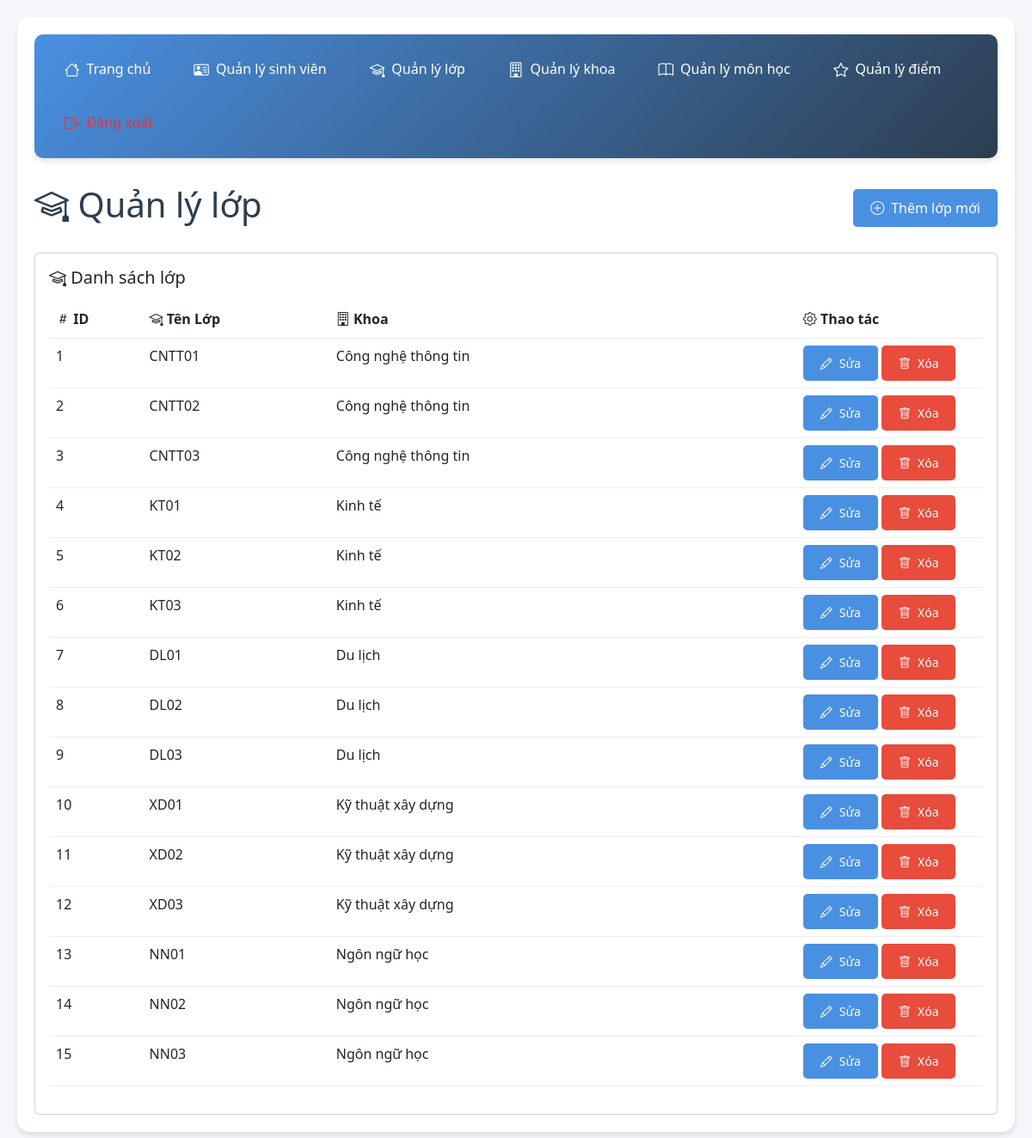
The page /lop.php (signed in) on the database its author committed.
### tables this page shows
CREATE TABLE lop (
  id INT AUTO_INCREMENT PRIMARY KEY,
  ten_lop VARCHAR(100) NOT NULL,
  khoa_id INT DEFAULT NULL,
  FOREIGN KEY (khoa_id) REFERENCES khoa(id) ON DELETE CASCADE
);

CREATE TABLE khoa (
  id INT AUTO_INCREMENT PRIMARY KEY,
  ten_khoa VARCHAR(100) NOT NULL
);

### lop.php (the view, shortened to what this page needs)
<?php
require_once 'config.php';
$sql = "SELECT l.*, k.ten_khoa
        FROM lop l
        LEFT JOIN khoa k ON l.khoa_id = k.id";
$result = $conn->query($sql);
?>
<!DOCTYPE html>
<html>
<head>
    <link href="https://cdn.jsdelivr.net/npm/bootstrap@5.3.0/dist/css/bootstrap.min.css" rel="stylesheet">
    <link rel="stylesheet" href="https://cdn.jsdelivr.net/npm/bootstrap-icons@1.11.0/font/bootstrap-icons.css">
    <link rel="stylesheet" href="style.css">
</head>
<body>
    <div class="container">
        <nav class="nav-menu">
            <a href="index.php"><i class="bi bi-house"></i> Trang chủ</a>
            <a href="sinh_vien.php"><i class="bi bi-person-vcard"></i> Quản lý sinh viên</a>
            <a href="lop.php"><i class="bi bi-mortarboard"></i> Quản lý lớp</a>
            <a href="khoa.php"><i class="bi bi-building"></i> Quản lý khoa</a>
            <a href="mon_hoc.php"><i class="bi bi-book"></i> Quản lý môn học</a>
            <a href="diem.php"><i class="bi bi-star"></i> Quản lý điểm</a>
            <a href="logout.php" class="text-danger"><i class="bi bi-box-arrow-right"></i> Đăng xuất</a>
        </nav>
        <div class="d-flex justify-content-between align-items-center mb-4">
            <h1><i class="bi bi-mortarboard"></i> Quản lý lớp</h1>
            <button class="btn btn-primary" data-bs-toggle="modal" data-bs-target="#addClassModal">
                <i class="bi bi-plus-circle"></i> Thêm lớp mới
            </button>
        </div>
        <div class="card">
            <div class="card-body">
                <div class="d-flex justify-content-between align-items-center mb-3">
                    <h5 class="mb-0"><i class="bi bi-mortarboard"></i> Danh sách lớp</h5>
                </div>
                <div class="table-responsive">
                    <table class="table table-hover">
                        <thead>
                            <tr>
                                <th style="width: 10%;"><i class="bi bi-hash"></i> ID</th>
                                <th style="width: 20%;"><i class="bi bi-mortarboard"></i> Tên Lớp</th>
                                <th style="width: 50%;"><i class="bi bi-building"></i> Khoa</th>
                                <th style="width: 20%;"><i class="bi bi-gear"></i> Thao tác</th>
                            </tr>
                        </thead>
                        <tbody>
                            <?php while ($row = $result->fetch_assoc()): ?>
                            <tr>
                                <td><?php echo $row['id']; ?></td>
                                <td><?php echo htmlspecialchars($row['ten_lop']); ?></td>
                                <td><?php echo htmlspecialchars($row['ten_khoa']); ?></td>
                                <td>
                                    <button class="btn btn-sm btn-primary" onclick="editLop(<?php echo $row['id']; ?>, '<?php echo htmlspecialchars($row['ten_lop']); ?>', <?php echo $row['khoa_id']; ?>)">
                                        <i class="bi bi-pencil"></i> Sửa
                                    </button>
                                    <a href="?delete=<?php echo $row['id']; ?>" class="btn btn-sm btn-danger"
                                       onclick="return confirm('Bạn có chắc muốn xóa lớp này?')">
                                        <i class="bi bi-trash"></i> Xóa
                                    </a>
                                </td>
                            </tr>
                            <?php endwhile; ?>
                        </tbody>
                    </table>
                </div>
            </div>
        </div>
    </div>
</body>
</html>

### style.css (style rules this page uses)
* { margin: 0; padding: 0; box-sizing: border-box; font-family: 'Segoe UI', Tahoma, Geneva, Verdana, sans-serif; }
:root { --primary-color: #4a90e2; --secondary-color: #2c3e50; --success-color: #2ecc71; --danger-color: #e74c3c; --warning-color: #f1c40f; --light-color: #ecf0f1; --dark-color: #2c3e50; --shadow: 0 4px 6px rgba(0, 0, 0, 0.1); --transition: all 0.3s ease; }
body { background-color: #f5f6fa; padding: 20px; color: var(--dark-color); line-height: 1.6; }
.container { max-width: 1400px; margin: 0 auto; background-color: white; padding: 20px; border-radius: 15px; box-shadow: var(--shadow); }
.nav-menu { background: linear-gradient(135deg, var(--primary-color), var(--secondary-color)); padding: 15px; margin-bottom: 30px; border-radius: 10px; box-shadow: var(--shadow); display: flex; flex-wrap: wrap; gap: 10px; }
.nav-menu a { color: white; text-decoration: none; padding: 12px 20px; border-radius: 5px; transition: var(--transition); font-weight: 500; display: flex; align-items: center; gap: 8px; }
.nav-menu a i { font-size: 1.1em; }
table { width: 100%; border-collapse: separate; border-spacing: 0; background-color: white; }
th, td { padding: 15px; text-align: left; border-bottom: 1px solid #eee; }
th { background-color: var(--light-color); font-weight: 600; color: var(--secondary-color); position: sticky; top: 0; }
.btn { padding: 10px 20px; border: none; border-radius: 5px; cursor: pointer; text-decoration: none; display: inline-flex; align-items: center; gap: 8px; font-weight: 500; transition: var(--transition); }
.btn-primary { background-color: var(--primary-color); color: white; }
.btn-danger { background-color: var(--danger-color); color: white; }
.mb-3 { margin-bottom: 1rem; }
.d-flex { display: flex; }
.justify-content-between { justify-content: space-between; }
.align-items-center { align-items: center; }

### rows shown on the page
lop: id "1", ten_lop "CNTT01", khoa.ten_khoa "Công nghệ thông tin"
lop: id "2", ten_lop "CNTT02", khoa.ten_khoa "Công nghệ thông tin"
lop: id "3", ten_lop "CNTT03", khoa.ten_khoa "Công nghệ thông tin"
lop: id "4", ten_lop "KT01", khoa.ten_khoa "Kinh tế"
lop: id "5", ten_lop "KT02", khoa.ten_khoa "Kinh tế"
lop: id "6", ten_lop "KT03", khoa.ten_khoa "Kinh tế"
lop: id "7", ten_lop "DL01", khoa.ten_khoa "Du lịch"
lop: id "8", ten_lop "DL02", khoa.ten_khoa "Du lịch"
lop: id "9", ten_lop "DL03", khoa.ten_khoa "Du lịch"
lop: id "10", ten_lop "XD01", khoa.ten_khoa "Kỹ thuật xây dựng"
lop: id "11", ten_lop "XD02", khoa.ten_khoa "Kỹ thuật xây dựng"
lop: id "12", ten_lop "XD03", khoa.ten_khoa "Kỹ thuật xây dựng"
lop: id "13", ten_lop "NN01", khoa.ten_khoa "Ngôn ngữ học"
lop: id "14", ten_lop "NN02", khoa.ten_khoa "Ngôn ngữ học"
lop: id "15", ten_lop "NN03", khoa.ten_khoa "Ngôn ngữ học"
